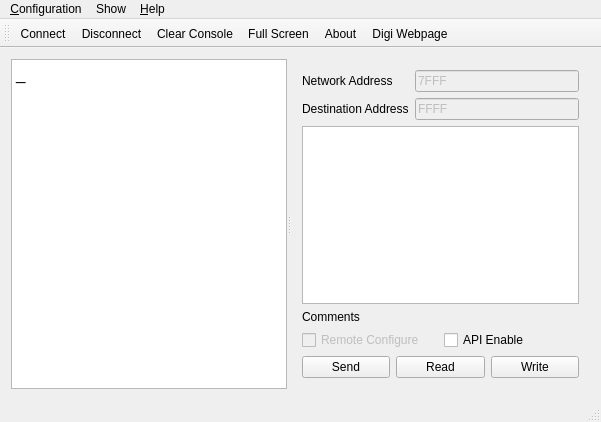
<?xml version="1.0" encoding="UTF-8"?>
<ui version="4.0">
 <class>MainWindow</class>
 <widget class="QMainWindow" name="MainWindow">
  <property name="geometry">
   <rect>
    <x>0</x>
    <y>0</y>
    <width>601</width>
    <height>422</height>
   </rect>
  </property>
  <property name="windowTitle">
   <string>XBee Configuration Tool</string>
  </property>
  <widget class="QWidget" name="centralWidget">
   <layout class="QHBoxLayout" name="horizontalLayout_2">
    <item>
     <widget class="QSplitter" name="splitter">
      <property name="orientation">
       <enum>Qt::Horizontal</enum>
      </property>
      <property name="opaqueResize">
       <bool>false</bool>
      </property>
      <widget class="TextConsole" name="console">
       <property name="readOnly">
        <bool>true</bool>
       </property>
       <property name="html">
        <string>&lt;!DOCTYPE HTML PUBLIC &quot;-//W3C//DTD HTML 4.0//EN&quot; &quot;http://www.w3.org/TR/REC-html40/strict.dtd&quot;&gt;
&lt;html&gt;&lt;head&gt;&lt;meta name=&quot;qrichtext&quot; content=&quot;1&quot; /&gt;&lt;style type=&quot;text/css&quot;&gt;
p, li { white-space: pre-wrap; }
&lt;/style&gt;&lt;/head&gt;&lt;body style=&quot; font-family:'Lucida Grande'; font-size:13pt; font-weight:400; font-style:normal;&quot;&gt;
&lt;p style=&quot; margin-top:0px; margin-bottom:0px; margin-left:0px; margin-right:0px; -qt-block-indent:0; text-indent:0px;&quot;&gt;_&lt;/p&gt;&lt;/body&gt;&lt;/html&gt;</string>
       </property>
      </widget>
      <widget class="QWidget" name="layoutWidget">
       <layout class="QVBoxLayout" name="verticalLayout">
        <item>
         <layout class="QFormLayout" name="formLayout">
          <item row="1" column="0">
           <widget class="QLabel" name="destinationLabel">
            <property name="text">
             <string>Destination Address</string>
            </property>
           </widget>
          </item>
          <item row="1" column="1">
           <widget class="QLineEdit" name="destinationAddress">
            <property name="enabled">
             <bool>false</bool>
            </property>
            <property name="text">
             <string>FFFF</string>
            </property>
           </widget>
          </item>
          <item row="0" column="0">
           <widget class="QLabel" name="networkLabel">
            <property name="text">
             <string>Network Address</string>
            </property>
           </widget>
          </item>
          <item row="0" column="1">
           <widget class="QLineEdit" name="networkAddress">
            <property name="enabled">
             <bool>false</bool>
            </property>
            <property name="text">
             <string>7FFF</string>
            </property>
           </widget>
          </item>
         </layout>
        </item>
        <item>
         <widget class="QTreeView" name="commandList"/>
        </item>
        <item>
         <widget class="QLabel" name="comment">
          <property name="text">
           <string>Comments</string>
          </property>
         </widget>
        </item>
        <item>
         <layout class="QHBoxLayout" name="horizontalLayout_3">
          <item>
           <widget class="QCheckBox" name="remoteConfigCheckBox">
            <property name="enabled">
             <bool>false</bool>
            </property>
            <property name="text">
             <string>Remote Configure</string>
            </property>
           </widget>
          </item>
          <item>
           <widget class="QCheckBox" name="apiCheckBox">
            <property name="text">
             <string>API Enable</string>
            </property>
           </widget>
          </item>
         </layout>
        </item>
        <item>
         <layout class="QHBoxLayout" name="horizontalLayout">
          <item>
           <widget class="QPushButton" name="sendButton">
            <property name="enabled">
             <bool>true</bool>
            </property>
            <property name="text">
             <string>Send</string>
            </property>
           </widget>
          </item>
          <item>
           <widget class="QPushButton" name="readButton">
            <property name="text">
             <string>Read</string>
            </property>
           </widget>
          </item>
          <item>
           <widget class="QPushButton" name="writeButton">
            <property name="enabled">
             <bool>true</bool>
            </property>
            <property name="text">
             <string>Write</string>
            </property>
           </widget>
          </item>
         </layout>
        </item>
       </layout>
      </widget>
     </widget>
    </item>
   </layout>
  </widget>
  <widget class="QMenuBar" name="menuBar">
   <property name="geometry">
    <rect>
     <x>0</x>
     <y>0</y>
     <width>601</width>
     <height>22</height>
    </rect>
   </property>
   <widget class="QMenu" name="menuConfiguration">
    <property name="title">
     <string>&amp;Configuration</string>
    </property>
    <addaction name="actionConnect"/>
    <addaction name="actionDisconnect"/>
    <addaction name="actionQuit"/>
   </widget>
   <widget class="QMenu" name="menu_Help">
    <property name="title">
     <string>&amp;Help</string>
    </property>
    <addaction name="actionAbout"/>
    <addaction name="actionAbout_Qt"/>
    <addaction name="actionDigi_Homepage"/>
   </widget>
   <widget class="QMenu" name="menuShow">
    <property name="title">
     <string>Show</string>
    </property>
    <addaction name="actionFull_Screen"/>
    <addaction name="actionClear_Console"/>
   </widget>
   <addaction name="menuConfiguration"/>
   <addaction name="menuShow"/>
   <addaction name="menu_Help"/>
  </widget>
  <widget class="QStatusBar" name="statusBar"/>
  <widget class="QToolBar" name="toolBar">
   <property name="windowTitle">
    <string>Main Toolbar</string>
   </property>
   <attribute name="toolBarArea">
    <enum>TopToolBarArea</enum>
   </attribute>
   <attribute name="toolBarBreak">
    <bool>false</bool>
   </attribute>
   <addaction name="actionConnect"/>
   <addaction name="actionDisconnect"/>
   <addaction name="actionClear_Console"/>
   <addaction name="actionFull_Screen"/>
   <addaction name="actionAbout"/>
   <addaction name="actionDigi_Homepage"/>
  </widget>
  <action name="actionAbout">
   <property name="icon">
    <iconset>
     <normaloff>:/icons/icons/messagebox_info.png</normaloff>:/icons/icons/messagebox_info.png</iconset>
   </property>
   <property name="text">
    <string>About...</string>
   </property>
  </action>
  <action name="actionQuit">
   <property name="icon">
    <iconset>
     <normaloff>:/icons/icons/application_exit.png</normaloff>:/icons/icons/application_exit.png</iconset>
   </property>
   <property name="text">
    <string>Quit</string>
   </property>
   <property name="shortcut">
    <string>Ctrl+Q</string>
   </property>
  </action>
  <action name="actionConnect">
   <property name="icon">
    <iconset>
     <normaloff>:/icons/icons/connect_established.png</normaloff>:/icons/icons/connect_established.png</iconset>
   </property>
   <property name="text">
    <string>Connect</string>
   </property>
   <property name="shortcut">
    <string>Ctrl+N</string>
   </property>
  </action>
  <action name="actionAbout_Qt">
   <property name="icon">
    <iconset>
     <normaloff>:/icons/icons/document_properties.png</normaloff>:/icons/icons/document_properties.png</iconset>
   </property>
   <property name="text">
    <string>About Qt...</string>
   </property>
  </action>
  <action name="actionDisconnect">
   <property name="icon">
    <iconset>
     <normaloff>:/icons/icons/connect_no.png</normaloff>:/icons/icons/connect_no.png</iconset>
   </property>
   <property name="text">
    <string>Disconnect</string>
   </property>
  </action>
  <action name="actionClear_Console">
   <property name="icon">
    <iconset>
     <normaloff>:/icons/icons/clear_left.png</normaloff>:/icons/icons/clear_left.png</iconset>
   </property>
   <property name="text">
    <string>Clear Console</string>
   </property>
  </action>
  <action name="actionDigi_Homepage">
   <property name="icon">
    <iconset>
     <normaloff>:/icons/icons/konqueror.png</normaloff>:/icons/icons/konqueror.png</iconset>
   </property>
   <property name="text">
    <string>Digi Webpage</string>
   </property>
  </action>
  <action name="actionFull_Screen">
   <property name="icon">
    <iconset>
     <normaloff>:/icons/icons/window_fullscreen.png</normaloff>:/icons/icons/window_fullscreen.png</iconset>
   </property>
   <property name="text">
    <string>Full Screen</string>
   </property>
   <property name="shortcut">
    <string>Ctrl+F</string>
   </property>
  </action>
 </widget>
 <layoutdefault spacing="6" margin="11"/>
 <customwidgets>
  <customwidget>
   <class>TextConsole</class>
   <extends>QTextEdit</extends>
   <header>textconsole.h</header>
  </customwidget>
 </customwidgets>
 <resources/>
 <connections>
  <connection>
   <sender>apiCheckBox</sender>
   <signal>clicked(bool)</signal>
   <receiver>destinationAddress</receiver>
   <slot>setEnabled(bool)</slot>
   <hints>
    <hint type="sourcelabel">
     <x>446</x>
     <y>348</y>
    </hint>
    <hint type="destinationlabel">
     <x>501</x>
     <y>94</y>
    </hint>
   </hints>
  </connection>
  <connection>
   <sender>apiCheckBox</sender>
   <signal>clicked(bool)</signal>
   <receiver>networkAddress</receiver>
   <slot>setEnabled(bool)</slot>
   <hints>
    <hint type="sourcelabel">
     <x>446</x>
     <y>348</y>
    </hint>
    <hint type="destinationlabel">
     <x>501</x>
     <y>68</y>
    </hint>
   </hints>
  </connection>
  <connection>
   <sender>apiCheckBox</sender>
   <signal>clicked(bool)</signal>
   <receiver>remoteConfigCheckBox</receiver>
   <slot>setEnabled(bool)</slot>
   <hints>
    <hint type="sourcelabel">
     <x>512</x>
     <y>334</y>
    </hint>
    <hint type="destinationlabel">
     <x>361</x>
     <y>334</y>
    </hint>
   </hints>
  </connection>
 </connections>
</ui>
